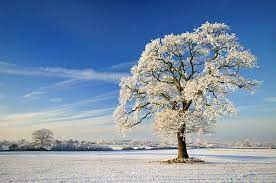
#> input picture Day-5/PART-1/Edges/etree.jpg, 276 x 183 px
$ python edges.py
#> lines starting #> are read from the running program, lines starting #| are printed output that depends on the picture; after the words box and inside, x2 and y2 are one past the last pixel; in counts of white or black regions, pixels touching at a corner belong together
import cv2
import matplotlib.pyplot as plt

img=cv2.imread("etree.jpg")
#> img is the input picture: shape (183, 276, 3); mean B, G, R 168.4, 143.9, 123.8
gray=cv2.cvtColor(img,cv2.COLOR_BGR2GRAY)
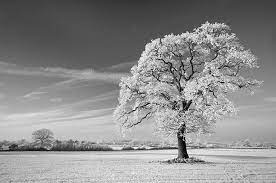
#> gray: shape (183, 276); min 0, max 254, mean 140.6
edges=cv2.Canny(gray,100,300)
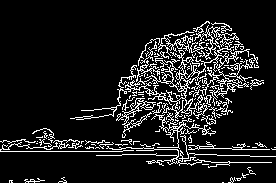
#> edges: shape (183, 276); 11.2% white in thin lines or dots, all inside (x1, y1, x2, y2) = (0, 21, 276, 183)
threshold,thread= cv2.threshold(gray,0,255,cv2.THRESH_BINARY)
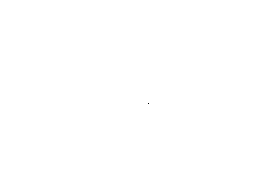
#> thread: shape (183, 276); 100% white; black in thin lines or dots, all inside (x1, y1, x2, y2) = (148, 103, 149, 104)
plt.imshow(cv2.cvtColor(edges,cv2.COLOR_BGR2RGB))
plt.show()
